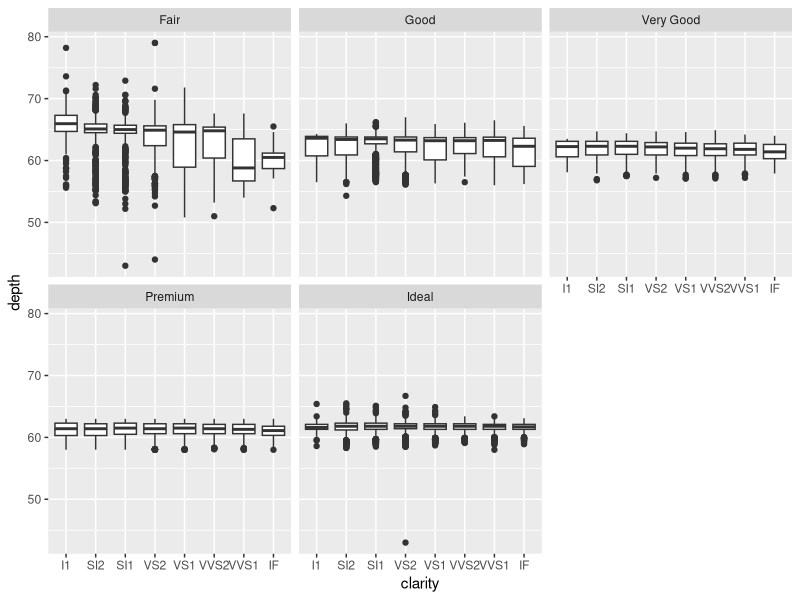

Here is the R script that generated this plot:
## ---- chunk 1
#| label: packages
#| echo: false
#| output: false
library(glue)
library(ggplot2)
## ---- chunk 2
#| label: execution-time
#| echo: false
curTime <- Sys.time()
glue::glue("executed on: {curTime}")
## ---- chunk 3
#| label: viz
#| echo: false

ggplot2::ggplot(diamonds, aes(clarity, depth)) + 
  geom_boxplot() +
  facet_wrap(~cut)
